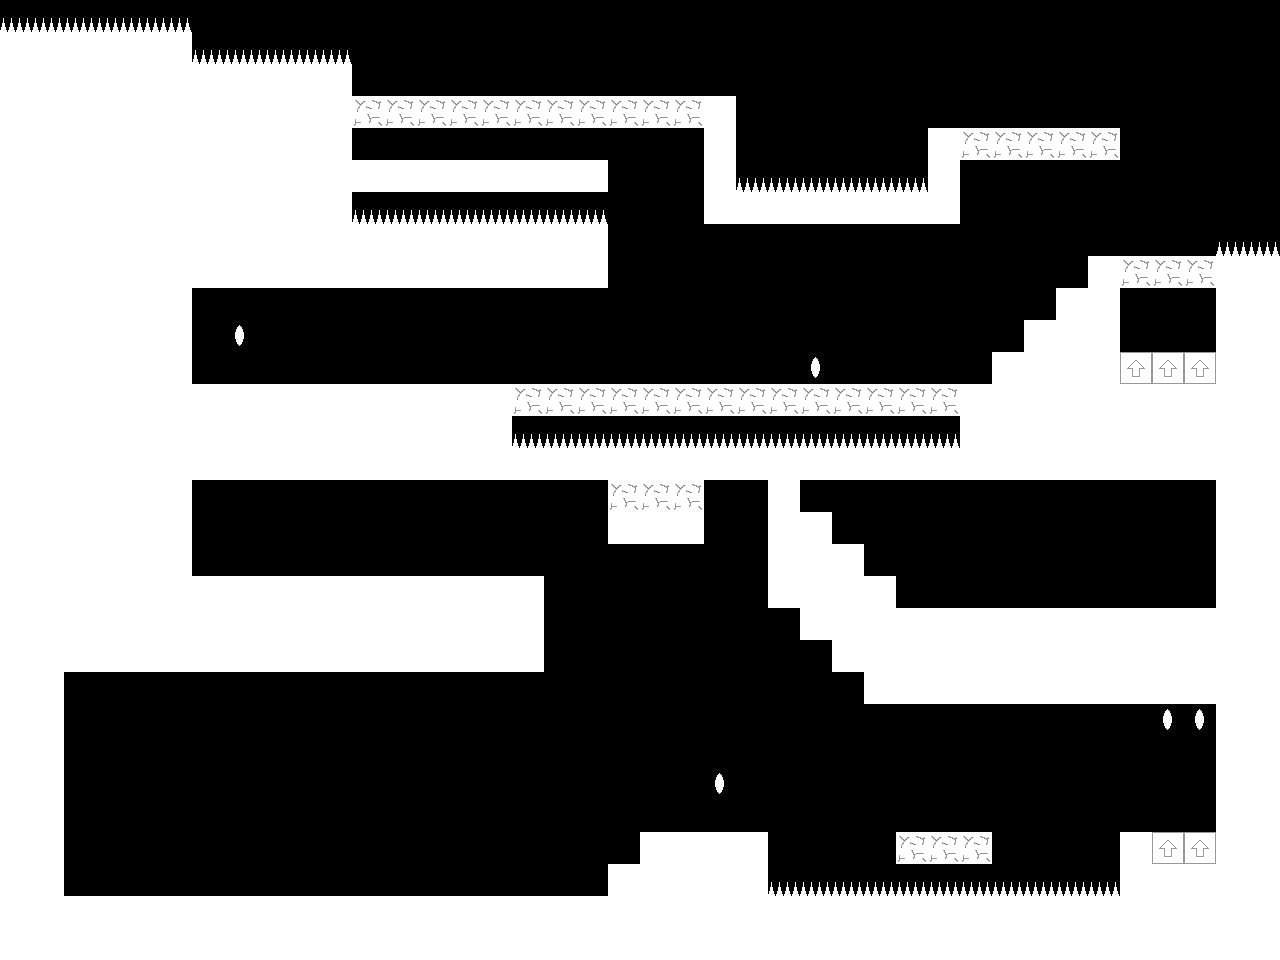

This game map was drawn from its Tiled (.tmx) file and the tilesets committed beside it. A one-line description and the trimmed map source follow:
An orthogonal 40x30 tile map with 32x32 px tiles, 6 tile layers (White, Red, Green, Blue, ...), 2 tilesets and 2 objects.

<map version="1.0" orientation="orthogonal" width="40" height="30" tilewidth="32" tileheight="32">
 <tileset firstgid="1" name="tiles" tilewidth="32" tileheight="32">
  <image source="../img/tiles.png" width="128" height="128" />
 </tileset>
 <tileset firstgid="17" name="objects" tilewidth="32" tileheight="32">
  <image source="../img/objects.png" width="128" height="128" />
 </tileset>
 <layer name="White" width="40" height="30">
  <data>[1200 cells, 412 non-empty, 2 distinct tile ids]</data>
 </layer>
 <layer name="Red" width="40" height="30">
  <data>[1200 cells, 19 non-empty, 4 distinct tile ids]</data>
 </layer>
 <layer name="Green" width="40" height="30">
  <data>[1200 cells, 47 non-empty, 2 distinct tile ids]</data>
 </layer>
 <layer name="Blue" width="40" height="30">
  <data>[1200 cells, 34 non-empty, 3 distinct tile ids]</data>
 </layer>
 <layer name="Yellow" width="40" height="30">
  <data>[1200 cells, 43 non-empty, 4 distinct tile ids]</data>
 </layer>
 <layer name="Purple" width="40" height="30">
  <data>[1200 cells, 52 non-empty, 5 distinct tile ids]</data>
 </layer>
 <objectgroup name="objects" width="40" height="30">
  <object gid="17" x="416" y="160" />
  <object gid="18" x="128" y="768" />
 </objectgroup>
</map>